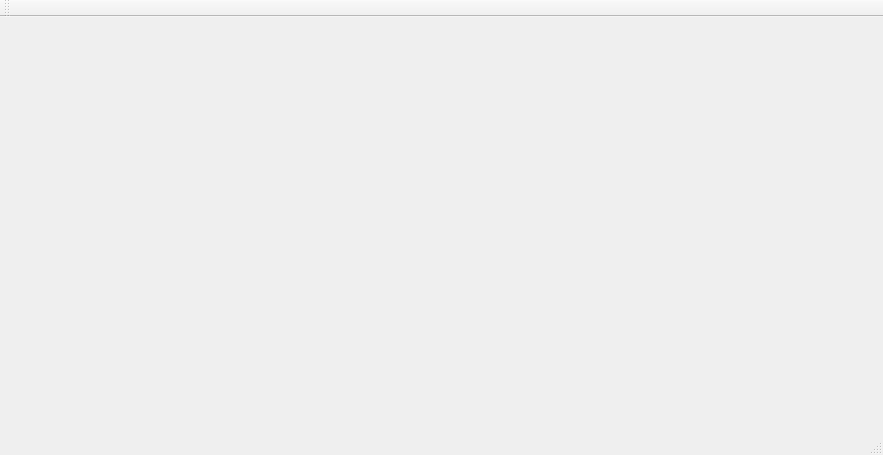
<?xml version="1.0" encoding="UTF-8"?>
<ui version="4.0">
 <class>MainWindow</class>
 <widget class="QMainWindow" name="MainWindow">
  <property name="geometry">
   <rect>
    <x>0</x>
    <y>0</y>
    <width>883</width>
    <height>455</height>
   </rect>
  </property>
  <property name="windowTitle">
   <string>MainWindow</string>
  </property>
  <widget class="QWidget" name="centralWidget"/>
  <widget class="QMenuBar" name="menuBar">
   <property name="geometry">
    <rect>
     <x>0</x>
     <y>0</y>
     <width>883</width>
     <height>26</height>
    </rect>
   </property>
  </widget>
  <widget class="QToolBar" name="mainToolBar">
   <attribute name="toolBarArea">
    <enum>TopToolBarArea</enum>
   </attribute>
   <attribute name="toolBarBreak">
    <bool>false</bool>
   </attribute>
  </widget>
  <widget class="QStatusBar" name="statusBar"/>
 </widget>
 <layoutdefault spacing="6" margin="11"/>
 <resources/>
 <connections/>
</ui>
